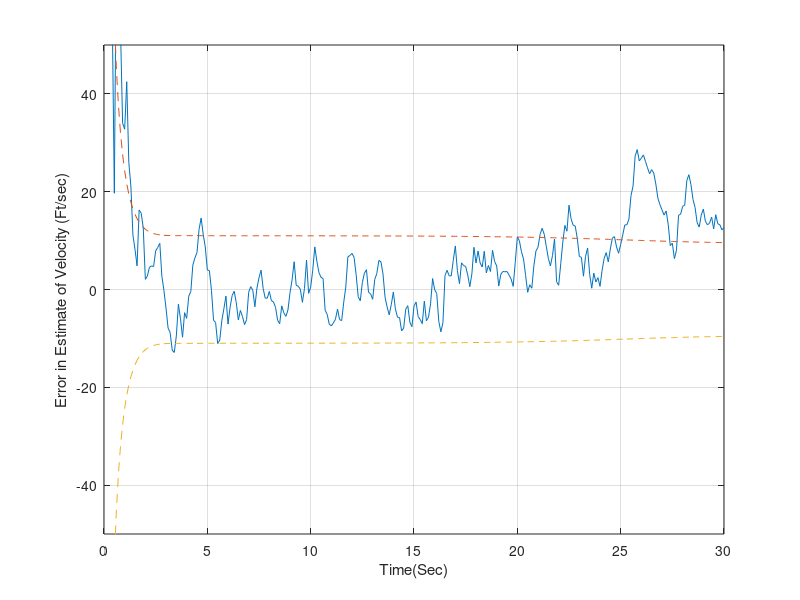

Write MATLAB code to recreate this figure.
SIGNOISE = 25;
G = 32.2;
PHIS = 100;
X = 200000;
XD = -6000;
BETA = 500;
XH = 200025;
XDH = -6150;
TS = 0.1;
TF = 30;
T = 0; 
S = 0;
H = 0.001;
PHI = zeros(2,2);
P = [SIGNOISE^2 0; 0 20000];
I = [1 0;0 1];
Q = zeros(2,2);
HMAT = [1 0];
HT = HMAT';
R = SIGNOISE^2;
count = 0;
while T<=TF
    XOLD = X;
    XDOLD = XD;
    XDD = (0.0034*G*XD^2*exp(-X/22000))/(2*BETA)-G;
    X = X+H*XD;
    XD = XD+H*XDD;
    T = T+H;
    XDD = (0.0034*G*XD^2*exp(-X/22000))/(2*BETA)-G;
    X = 0.5*(XOLD+X+H*XD);
    XD = 0.5*(XDOLD+XD+H*XDD);
    S = S+H;
    if S>=TS
        S = 0;
        RHOH = 0.0034*exp(-XH/22000);
        F21 = -G*RHOH*XDH^2/(44000*BETA);
        F22 = RHOH*G*XDH/BETA;
        PHI = [1 TS;F21*TS 1+F22*TS];
        PHIT = PHI';
        Q = PHIS*[TS^3/3 TS^2/2+F22*TS^3/3; TS^2/2+F22*TS^3/3 TS+F22*TS^2+F22^2*TS^3/3];
        M = PHI*P*PHIT+Q;
        K = M*HT*inv(HMAT*M*HT+R);
        P = (I-K*HMAT)*M;
        XNOISE = SIGNOISE*randn;
        XDDB = (0.0034*G*XDH^2*exp(-XH/22000))/(2*BETA)-G;
        XDB = XDH+XDDB*TS;
        XB = XH+TS*XDB;
        RES = X+XNOISE-XB;
        XH = XB+K(1,1)*RES;
        XDH = XDB+K(2,1)*RES;
        ERRX = X-XH;
        SP11 = sqrt(P(1,1));
        ERRXD = XD-XDH;
        SP22 = sqrt(P(2,2));
        SP11P = -SP11;
        SP22P = -SP22;

        count = count+1;
        ArrayT(count) = T;
        ArrayX(count) = X;
        ArrayXH(count) = XH;
        ArrayERRX(count) = ERRX;
        ArrayXD(count) = XD;
        ArrayXDH(count) = XDH;
        ArrayERRXD(count) = ERRXD;
        ArraySP11(count) = SP11;
        ArraySP11P(count) = SP11P;
        ArraySP22(count) = SP22;
        ArraySP22P(count) = SP22P;
        ArrayRES(count) = RES;
        ArrayK1(count) = K(1,1);
        ArrayK2(count) = K(2,1);
    end
end

plot(ArrayT,ArrayERRX)
hold on
plot(ArrayT,ArraySP11,'--')
plot(ArrayT,ArraySP11P,'--')
hold off
grid on;
xlabel('Time(Sec)');
ylabel('Error in Estimate of Altitude (Ft)');
axis([0 30 -30 30]);

plot(ArrayT,ArrayERRXD)
hold on
plot(ArrayT,ArraySP22,'--')
plot(ArrayT,ArraySP22P,'--')
hold off
grid on;
xlabel('Time(Sec)');
ylabel('Error in Estimate of Velocity (Ft/sec)');
axis([0 30 -50 50]);

% %% Residual
% plot(ArrayT,ArrayRES)
% grid on;
% xlabel('Time(Sec)');
% ylabel('Residual (Ft)');
% axis([0 30 -80 80]);
% 
% %% Kalman Gains
% plot(ArrayT,ArrayK1)
% hold on
% plot(ArrayT,ArrayK2)
% hold off
% grid on;
% xlabel('Time(Sec)');
% ylabel('Kalman Gains');
% axis([0 30 0 0.5]);
% legend('K1','K2');
